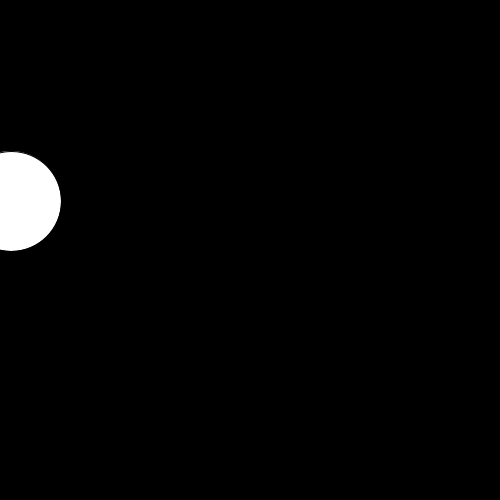
Frame 1 (no input)
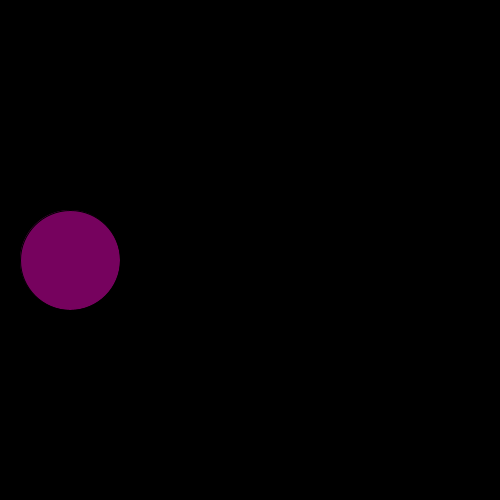
Frame 60 (the mouse pressed at the canvas centre just before this capture)
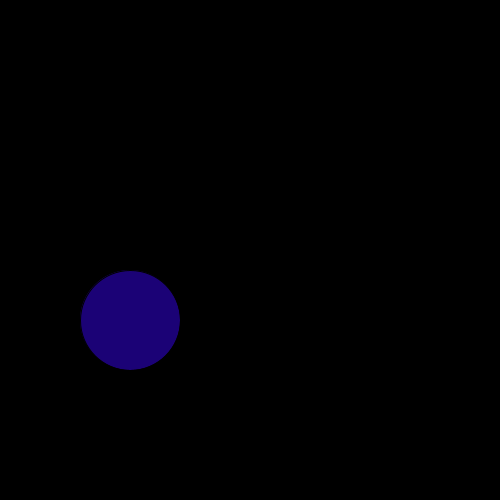
Frame 120 (the mouse held since frame 60 and released just before this capture)

The Processing sketch that drew these frames (run headless with seeded random() and noise(); from frame 60 on, the mouse is pressed at the canvas centre):

// Processing sketch: processing_41039
// ── processing_41039.pde

//Anthony Hernandez
//September 28, 2011
//Bouncing Ball

int directionx;
int x;
int directiony;
int y;
 
void setup (){
   size(500,500);
   background(0);
   colorMode(HSB);
    x = 10;
directionx= 1;
  y=150;
  directiony=1;
  y=200;
}
 
void draw(){
  background(0);
  x += directionx;
  y += directiony;
  ellipse(x,y,100,100);
  fill(random(255),250,150,200);
  
if(y>500){
  directionx= 1;
  directiony= -1;}
if(x>500){
  directionx = -1;
  directiony = -1;}
if(y<1){
  directionx = -1;
  directiony = 1;}
if(x<1){
  directionx= 1;
  directiony= 1;}
} 
